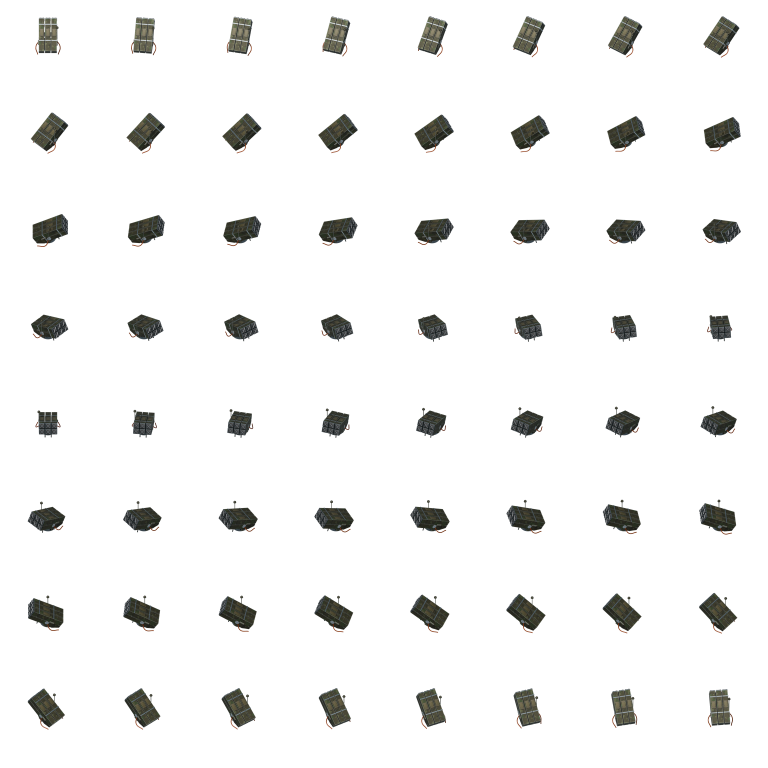
#> input picture graphics/entity/abm-battery-head-prepared.png, 1536 x 1536 px (shown at 1/2 size)
$ python -i process_assets.py   (imports and definitions only)
#> lines starting #> are read from the running program, lines starting #| are printed output that depends on the picture
### tools/asset_manifest.py
"""Single source of truth for generated runtime artwork."""

from __future__ import annotations

from dataclasses import dataclass


ALPHA_THRESHOLD = 12


@dataclass(frozen=True)
class RuntimeAsset:
    path: str
    cell_size: tuple[int, int]
    directions: int = 1
    frames: int = 1
    columns: int = 1
    edge_clearance: int = 1
    allow_static_duplicates: bool = False

    # [5 lines left out: function sheet_size, not called in this run]


def _static(path: str, size: int) -> RuntimeAsset:
    return RuntimeAsset(path, (size, size))


RUNTIME_ASSETS: tuple[RuntimeAsset, ...] = (
    RuntimeAsset("graphics/entity/recon-drone-sheet.png", (72, 72), 16, 8, 16),
    RuntimeAsset("graphics/entity/strike-drone-sheet.png", (80, 80), 16, 8, 16),
    RuntimeAsset("graphics/entity/heavy-drone-sheet.png", (96, 96), 16, 8, 16),
    RuntimeAsset("graphics/entity/recon-drone-shadow-sheet.png", (72, 72), 16, 8, 16),
    RuntimeAsset("graphics/entity/strike-drone-shadow-sheet.png", (80, 80), 16, 8, 16),
    RuntimeAsset("graphics/entity/heavy-drone-shadow-sheet.png", (96, 96), 16, 8, 16),
    *tuple(
        RuntimeAsset(f"graphics/entity/falling-wreck-{direction}.png", (96, 96), 1, 12, 12)
        for direction in range(8)
    ),
    *tuple(
        RuntimeAsset(f"graphics/entity/falling-wreck-shadow-{direction}.png", (96, 96), 1, 12, 12)
        for direction in range(8)
    ),
    *tuple(
        RuntimeAsset(f"graphics/entity/falling-recon-wreck{suffix}-{direction}.png", (96, 96), 1, 12, 12)
        for direction in range(8) for suffix in ('', '-shadow')
    ),
    _static("graphics/entity/airfield-base.png", 320),
    RuntimeAsset("graphics/entity/airfield-shadow.png", (640, 320)),
    RuntimeAsset("graphics/entity/airfield-overlay-sheet.png", (320, 320), 1, 16, 4),
    _static("graphics/entity/ballistic-site-base.png", 320),
    RuntimeAsset("graphics/entity/ballistic-site-shadow.png", (640, 320)),
    # The idle hatch stays closed; the launch sequence opens and closes it.
    RuntimeAsset("graphics/entity/ballistic-site-overlay-sheet.png", (320, 320), 1, 16, 4,
                 allow_static_duplicates=True),
    RuntimeAsset("graphics/entity/ballistic-site-launch-sheet.png", (320, 320), 1, 20, 5,
                 allow_static_duplicates=True),
    RuntimeAsset("graphics/entity/early-warning-radar-sheet.png", (192, 192), 1, 32, 8),
    RuntimeAsset("graphics/entity/early-warning-radar-shadow-sheet.png", (384, 192), 1, 32, 8),
    RuntimeAsset("graphics/entity/radar-alert-overlay-sheet.png", (192, 192), 1, 12, 4),
    _static("graphics/entity/aa-turret-base.png", 160),
    RuntimeAsset("graphics/entity/aa-turret-base-shadow.png", (320, 160)),
    RuntimeAsset("graphics/entity/aa-turret-head-prepared.png", (160, 160), 64, 1, 8),
    RuntimeAsset("graphics/entity/aa-turret-head-attacking.png", (160, 160), 64, 4, 16),
    RuntimeAsset("graphics/entity/aa-turret-head-prepared-shadow.png", (320, 160), 64, 1, 8),
    # The recoiling barrels are occluded by the fixed head silhouette at some
    # headings. A real projected shadow can remain still during those frames.
    RuntimeAsset("graphics/entity/aa-turret-head-attacking-shadow.png", (320, 160), 64, 4, 16,
                 allow_static_duplicates=True),
    _static("graphics/entity/abm-battery-base.png", 192),
    RuntimeAsset("graphics/entity/abm-battery-base-shadow.png", (384, 192)),
    RuntimeAsset("graphics/entity/abm-battery-head-prepared.png", (192, 192), 64, 1, 8),
    RuntimeAsset("graphics/entity/abm-battery-head-prepared-shadow.png", (384, 192), 64, 1, 8),
    RuntimeAsset("graphics/entity/abm-battery-launch-sheet.png", (192, 192), 64, 12, 24),
    _static("graphics/entity/ballistic-missile.png", 128),
    _static("graphics/entity/interceptor.png", 128),
    _static("graphics/entity/flak-round.png", 32),
    *tuple(
        _static(f"graphics/icons/{name}.png", 64)
        for name in (
            "recon-drone",
            "strike-drone",
            "heavy-drone",
            "airfield",
            "ballistic-site",
            "early-warning-radar",
            "aa-turret",
            "abm-battery",
            "ballistic-missile",
            "flak-magazine",
            "interceptor",
        )
    ),
)
#> further down, picture is the input picture: PIL image 1536x1536 RGBA; mean R, G, B, A 5.4, 5.4, 4.7, 19


_BY_PATH = {record.path: record for record in RUNTIME_ASSETS}


def asset(path: str) -> RuntimeAsset:
    """Return the declared runtime asset or fail for an unknown path."""
    return _BY_PATH[path]

### tools/process_assets.py
"""Pack verified Blender renders without rotating or fabricating source PNGs."""

from __future__ import annotations

import argparse
import hashlib
import json
from pathlib import Path

from PIL import Image, ImageDraw

try:
    from tools.asset_manifest import ALPHA_THRESHOLD, RUNTIME_ASSETS, RuntimeAsset, asset
    from tools.hybrid_manifest import render_plan, fingerprint
    from tools.check_render_quality import failures
    from tools.structure_shadow_assets import KINDS as STRUCTURE_KINDS, pack as pack_structure_shadows
except ModuleNotFoundError:  # Direct execution from tools/.
    from asset_manifest import ALPHA_THRESHOLD, RUNTIME_ASSETS, RuntimeAsset, asset
    from hybrid_manifest import render_plan, fingerprint
    from check_render_quality import failures
    from structure_shadow_assets import KINDS as STRUCTURE_KINDS, pack as pack_structure_shadows


RESAMPLING = Image.Resampling.LANCZOS


def threshold_alpha(image: Image.Image, threshold: int = ALPHA_THRESHOLD) -> Image.Image:
#> called with threshold = 12
    rgba = image.convert("RGBA")
    alpha = rgba.getchannel("A").point(lambda value: 0 if value < threshold else value)
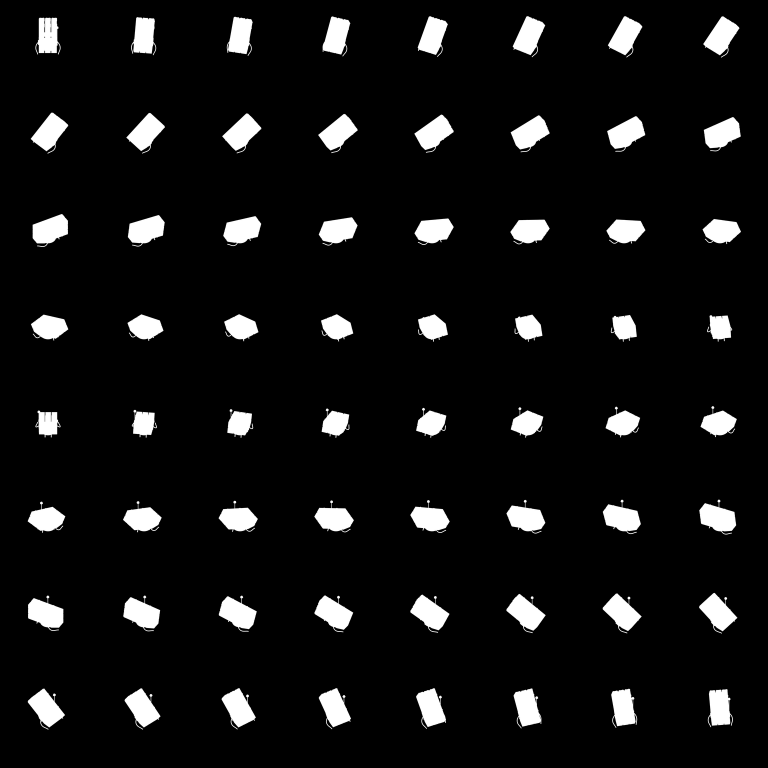
#> alpha: PIL image 1536x1536 L (shown at 1/2 size); min 0, max 255, mean 19
    rgba.putalpha(alpha)
    return rgba


def alpha_crop(image: Image.Image, threshold: int = ALPHA_THRESHOLD) -> Image.Image:
    rgba = threshold_alpha(image, threshold)
    bbox = rgba.getchannel("A").getbbox()
#> bbox = (55, 32, 1482, 1460)
    if bbox is None:
        raise ValueError("Source image has no pixels at or above the alpha threshold")
    return rgba.crop(bbox)
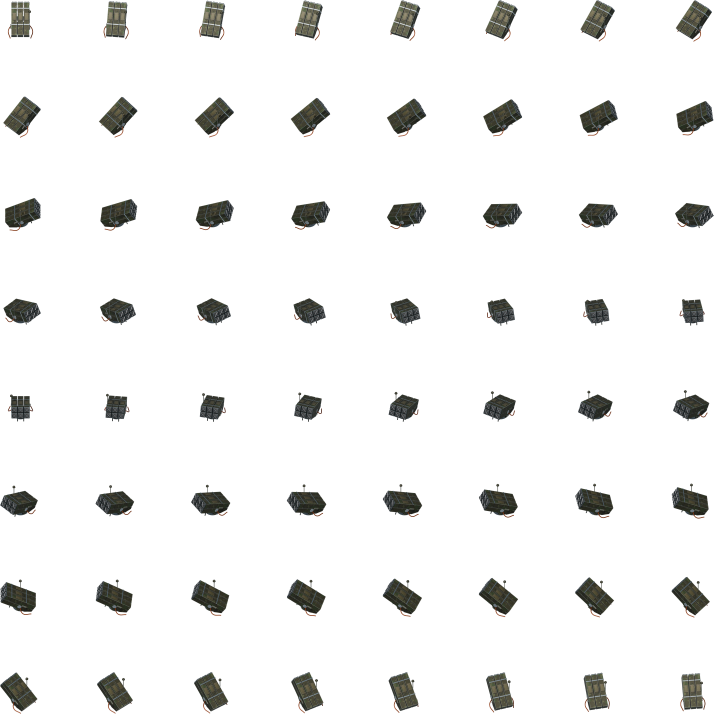
#> returned value: PIL image 1427x1428 RGBA (shown at 1/2 size); mean R, G, B, A 6.2, 6.3, 5.4, 22; transparent parts drawn white


# [98 lines left out: functions resize_premultiplied, fit, assert_clear_edges, _validate_cells, _save, render_shadow and 1 more, not called in this run]


def place(sheet: Image.Image, frame: Image.Image, record: RuntimeAsset, index: int):
    sheet.alpha_composite(frame,(index%record.columns*record.cell_size[0],index//record.columns*record.cell_size[1]))


# [176 lines left out: functions icon_source, retained_image, write_contact_sheets, pack, pack_recon_wreck, main, not called in this run]


# [1 line not run here, left out]

>>> from PIL import Image
>>> picture = Image.open('../graphics/entity/abm-battery-head-prepared.png')
>>> result = alpha_crop(picture)

$ run again, on graphics/entity/falling-recon-wreck-0.png
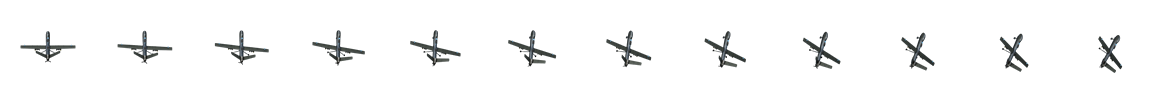
#> input picture graphics/entity/falling-recon-wreck-0.png, 1152 x 96 px
#> picture is the input picture: PIL image 1152x96 RGBA; mean R, G, B, A 3.2, 3.5, 3.4, 10.3
#> in threshold_alpha, `alpha = rgba.getchannel("A").point(lambda value: 0 if value < threshol..`:
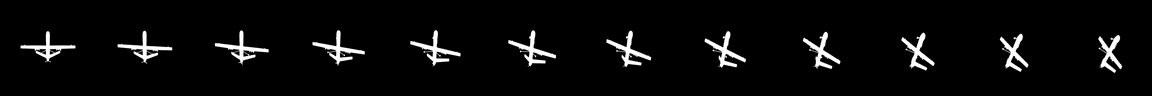
#> alpha: PIL image 1152x96 L; min 0, max 255, mean 10.3
#> bbox = (20, 30, 1123, 73)
#> in alpha_crop, `return rgba.crop(bbox)`:
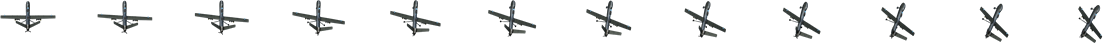
#> returned value: PIL image 1103x43 RGBA; mean R, G, B, A 7.3, 8.1, 8, 24; transparent parts drawn white

$ run again, on graphics/entity/falling-recon-wreck-2.png
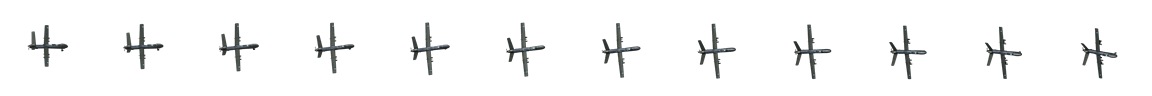
#> input picture graphics/entity/falling-recon-wreck-2.png, 1152 x 96 px
#> picture is the input picture: PIL image 1152x96 RGBA; mean R, G, B, A 3.5, 3.9, 3.8, 11.2
#> in threshold_alpha, `alpha = rgba.getchannel("A").point(lambda value: 0 if value < threshol..`:
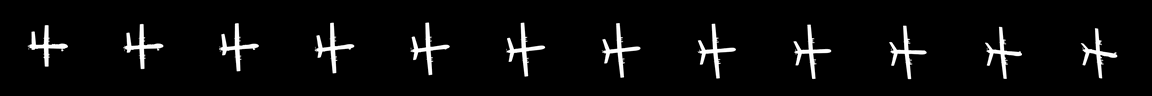
#> alpha: PIL image 1152x96 L; min 0, max 255, mean 11.2
#> bbox = (27, 22, 1118, 80)
#> in alpha_crop, `return rgba.crop(bbox)`:
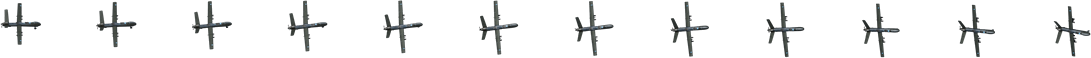
#> returned value: PIL image 1091x58 RGBA; mean R, G, B, A 6.1, 6.7, 6.7, 19.6; transparent parts drawn white
